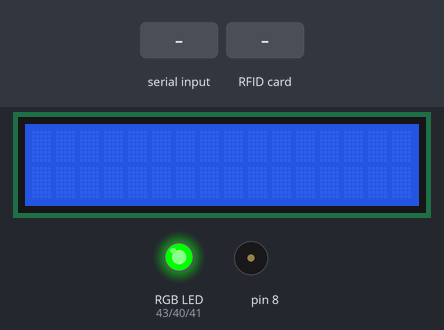
A sketch run on a simulated Arduino Mega 2560, built with avr-gcc and run on an emulated ATmega2560. On the bench: 16×2 character LCD, an RGB LED mixed from three pins (HIGH = lit), buzzer (waves = sounding). The inputs (shaded band) are chosen by the test bench. Pins used as bus, display or sensor lines are not drawn; what the sketch prints to the serial monitor is not drawn.

Above: at 1.3 s.
1.4 s: "Duplicate scan\n" received over the second serial link
At 3.4 s:
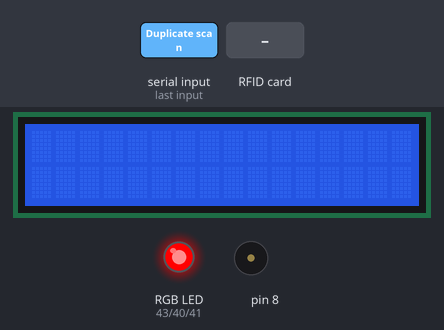
3.9 s: RFID card 5E 7A 19 C4 held to the reader
At 5.0 s:
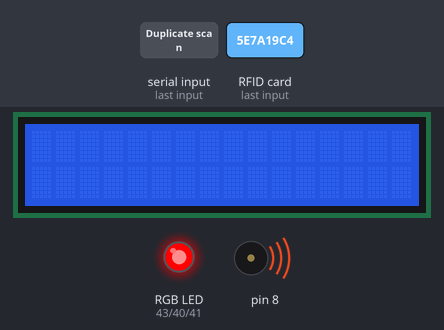
5.4 s: "Item not found\n" received over the second serial link
At 6.8 s:
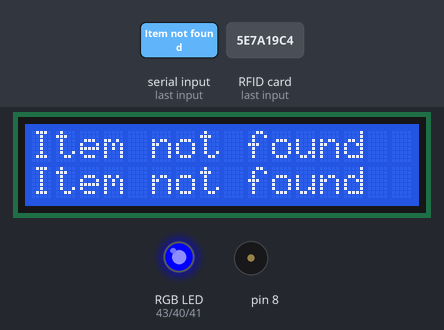
8.4 s: RFID card 5E 7A 19 C4 held to the reader
At 9.0 s:
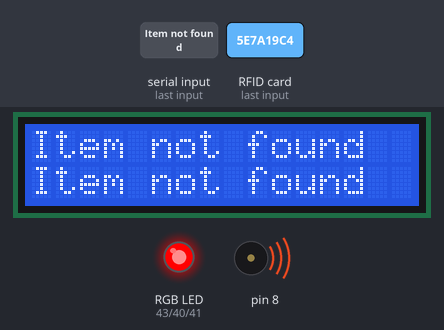
9.9 s: "1\n" received over the second serial link
At 12.6 s:
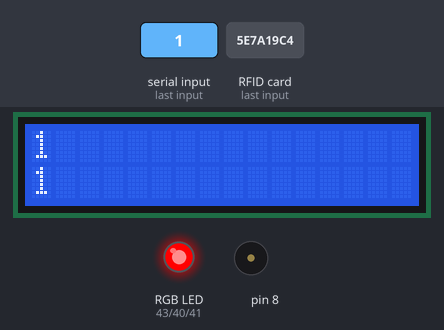
Timing chart, 0 to 13.9 s (numbered marks = the images above; inputs shaded):
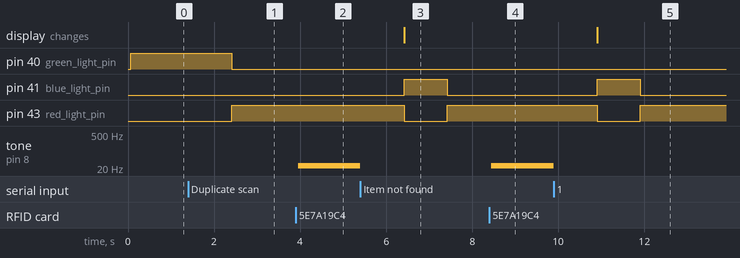

The sketch:

GoCart.ino
```cpp
// (licence header left out)
#include <SPI.h>
#include <MFRC522.h>
#include <LiquidCrystal.h> // includes the LiquidCrystal Library
LiquidCrystal lcd(2, 3, 4, 5, 6, 7); // Creates an LC object. Parameters: (rs, enable, d4, d5, d6, d7)


#define SS_PIN 53
#define RST_PIN 33
  int state = 0;

int red_light_pin = 43;
int blue_light_pin = 41;
int green_light_pin = 40;
MFRC522 rfid(SS_PIN, RST_PIN); // Instance of the class

MFRC522::MIFARE_Key key;

// Init array that will store new NUID
byte nuidPICC[4];

void setup() {

  lcd.begin(16, 2);
  Serial.begin(9600);
  Serial3.begin(9600);
  RGB_color(0, 255, 0);
  SPI.begin(); // Init SPI bus
  rfid.PCD_Init(); // Init MFRC522

  for (byte i = 0; i < 6; i++){
    key.keyByte[i] = 0xFF;
  }

  Serial.println(F("This code scan the MIFARE Classsic NUID."));
  Serial.print(F("Using the following key:"));
  printHex(key.keyByte, MFRC522::MF_KEY_SIZE);
}

void loop() {
  Serial3.flush();


  if (state == 0)
  {
    while(Serial3.available() == 0)
    {

    }
    Serial3.readString();
    Serial3.flush();
    RGB_color(255, 0, 0);
    state = 1;

  }
  noTone(5);
  //
  if ( ! rfid.PICC_IsNewCardPresent())
  {

    return;
  }

  // Verify if the NUID has been readed
  if ( ! rfid.PICC_ReadCardSerial())
    return;

  Serial.print(F("PICC type: "));
  MFRC522::PICC_Type piccType = rfid.PICC_GetType(rfid.uid.sak);
  Serial.println(rfid.PICC_GetTypeName(piccType));

  // Check is the PICC of Classic MIFARE type
  if (piccType != MFRC522::PICC_TYPE_MIFARE_MINI &&
    piccType != MFRC522::PICC_TYPE_MIFARE_1K &&
    piccType != MFRC522::PICC_TYPE_MIFARE_4K) {
    Serial.println(F("Your tag is not of type MIFARE Classic."));
    return;
  }

 /* if (rfid.uid.uidByte[0] != nuidPICC[0] ||
    rfid.uid.uidByte[1] != nuidPICC[1] ||
    rfid.uid.uidByte[2] != nuidPICC[2] ||
    rfid.uid.uidByte[3] != nuidPICC[3] ) {*/
    //Serial.println(F("A new card has been detected."));

    // Store NUID into nuidPICC array
    for (byte i = 0; i < 4; i++) {
      nuidPICC[i] = rfid.uid.uidByte[i];
    }

    Serial.println(F("The NUID tag is:"));
    Serial.print(F("In hex: "));
    printHex(rfid.uid.uidByte, rfid.uid.size);
    Serial.println();
    Serial.print(F("In dec: "));
    Serial3.println(printDec(rfid.uid.uidByte, rfid.uid.size));
    Serial.println();
   while(Serial3.available()==0)
    {
        tone (8, 25, 50);
    }
      noTone(8);
     String input = Serial3.readString();
     int a = input.indexOf(',');
     String name1 = input.substring(0, a);
     String b = input.substring(a+1);       //two commas left
     int c = b.indexOf(',');
     String price = b.substring(0, c);
     String d = b.substring(c+1);           //one comma left
     int e = d.indexOf(',');
     String purchased = d.substring(0, e);
     String error = d.substring(e+1);
     Serial.println(name1);
     Serial.println(price);
     Serial.println(purchased);
     Serial.println(error);
     lcd.clear();

     if (b.equals("Duplicate scan"))
     {
      lcd.print("ERROR");
      lcd.setCursor(0, 1);
      lcd.print("Duplicate Scan");
      RGB_color(0,255,0);
     }
     else if (b.equals("Item not found")){
      lcd.print("ERROR");
      lcd.setCursor(0,1);
      lcd.print("Item Not Found");
      RGB_color(0,255,0);
     }

     else
     {

      lcd.print(name1);
      lcd.setCursor(0,1);
      lcd.print(price);
      RGB_color(0,0,255);
     }

     delay(1000);
    lcd.setCursor(0,0);
    RGB_color(255,0,0);

  // Halt PICC
  rfid.PICC_HaltA();

  // Stop encryption on PCD
  rfid.PCD_StopCrypto1();
}


/**
 * Helper routine to dump a byte array as hex values to Serial.
 */
void printHex(byte *buffer, byte bufferSize) {\
  for (byte i = 0; i < bufferSize; i++) {
    Serial.print(buffer[i] < 0x10 ? " 0" : " ");
    Serial.print(buffer[i], HEX);
  }
}

/**
 * Helper routine to dump a byte array as dec values to Serial.
 */
String printDec(byte *buffer, byte bufferSize) {
  char myBuffer[4];
  String myString = "";
  for (byte i = 0; i < bufferSize; i++) {
    if (buffer[i] < 0x10){
      sprintf(myBuffer, "%d", 0);
      myString += String(myBuffer);
    }
    sprintf(myBuffer, "%d", buffer[i]);
    myString += String(myBuffer);
    Serial.print(buffer[i] < 0x10 ? " 0" : " ");
    Serial.print(buffer[i], DEC);
    //Serial.println(newStringBytes[0], DEC);
  }
  Serial.println('\n');
  Serial.println(myString);
  return myString;
}

void RGB_color(int red_light_value, int green_light_value, int blue_light_value)
 {
  analogWrite(red_light_pin, red_light_value);
  analogWrite(green_light_pin, green_light_value);
  analogWrite(blue_light_pin, blue_light_value);
 }
```

Measured:
- after the input at 1.4 s, pin 40 (green_light_pin): HIGH → LOW after 1.0 s; pin 43 (red_light_pin): LOW → HIGH after 1.0 s
- after the input at 3.9 s, tone on pin 8: silent → 25 Hz after 0.06 s
- after the input at 5.4 s, pin 41 (blue_light_pin): LOW → HIGH after 1.0 s, → LOW 1.0 s later; pin 43 (red_light_pin): HIGH → LOW after 1.0 s, → HIGH 1.0 s later; tone on pin 8: 25 Hz → silent at once; the display: changes after 1.0 s (image 3)
- after the input at 8.4 s, tone on pin 8: silent → 25 Hz at once
- after the input at 9.9 s, pin 41 (blue_light_pin): LOW → HIGH after 1.0 s, → LOW 1.0 s later; pin 43 (red_light_pin): HIGH → LOW after 1.0 s, → HIGH 1.0 s later; tone on pin 8: 25 Hz → silent at once; the display: changes after 1.0 s (image 5)
